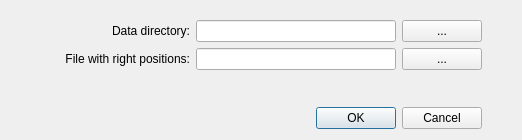
<?xml version="1.0" encoding="UTF-8"?>
<ui version="4.0">
 <class>TeachInput</class>
 <widget class="QDialog" name="TeachInput">
  <property name="geometry">
   <rect>
    <x>0</x>
    <y>0</y>
    <width>472</width>
    <height>140</height>
   </rect>
  </property>
  <property name="sizePolicy">
   <sizepolicy hsizetype="Preferred" vsizetype="Maximum">
    <horstretch>1</horstretch>
    <verstretch>1</verstretch>
   </sizepolicy>
  </property>
  <property name="windowTitle">
   <string>Train data input</string>
  </property>
  <layout class="QVBoxLayout" name="verticalLayout">
   <property name="leftMargin">
    <number>30</number>
   </property>
   <property name="topMargin">
    <number>20</number>
   </property>
   <property name="rightMargin">
    <number>40</number>
   </property>
   <item>
    <layout class="QGridLayout" name="gridLayout">
     <property name="margin">
      <number>0</number>
     </property>
     <property name="verticalSpacing">
      <number>-1</number>
     </property>
     <item row="3" column="0">
      <widget class="QLabel" name="label">
       <property name="sizePolicy">
        <sizepolicy hsizetype="Minimum" vsizetype="Preferred">
         <horstretch>0</horstretch>
         <verstretch>0</verstretch>
        </sizepolicy>
       </property>
       <property name="minimumSize">
        <size>
         <width>160</width>
         <height>0</height>
        </size>
       </property>
       <property name="text">
        <string>File with right positions:</string>
       </property>
       <property name="alignment">
        <set>Qt::AlignRight|Qt::AlignTrailing|Qt::AlignVCenter</set>
       </property>
      </widget>
     </item>
     <item row="0" column="1">
      <widget class="QLineEdit" name="dirEdit">
       <property name="sizePolicy">
        <sizepolicy hsizetype="Expanding" vsizetype="Fixed">
         <horstretch>0</horstretch>
         <verstretch>0</verstretch>
        </sizepolicy>
       </property>
       <property name="minimumSize">
        <size>
         <width>200</width>
         <height>0</height>
        </size>
       </property>
      </widget>
     </item>
     <item row="0" column="2">
      <widget class="QPushButton" name="dirButton">
       <property name="sizePolicy">
        <sizepolicy hsizetype="Fixed" vsizetype="Fixed">
         <horstretch>0</horstretch>
         <verstretch>0</verstretch>
        </sizepolicy>
       </property>
       <property name="text">
        <string>...</string>
       </property>
      </widget>
     </item>
     <item row="3" column="2">
      <widget class="QPushButton" name="fileButton">
       <property name="sizePolicy">
        <sizepolicy hsizetype="Fixed" vsizetype="Fixed">
         <horstretch>0</horstretch>
         <verstretch>0</verstretch>
        </sizepolicy>
       </property>
       <property name="text">
        <string>...</string>
       </property>
      </widget>
     </item>
     <item row="3" column="1">
      <widget class="QLineEdit" name="fileEdit">
       <property name="minimumSize">
        <size>
         <width>200</width>
         <height>0</height>
        </size>
       </property>
      </widget>
     </item>
     <item row="0" column="0">
      <widget class="QLabel" name="label_2">
       <property name="sizePolicy">
        <sizepolicy hsizetype="Minimum" vsizetype="Preferred">
         <horstretch>0</horstretch>
         <verstretch>0</verstretch>
        </sizepolicy>
       </property>
       <property name="minimumSize">
        <size>
         <width>110</width>
         <height>0</height>
        </size>
       </property>
       <property name="text">
        <string>Data directory:</string>
       </property>
       <property name="alignment">
        <set>Qt::AlignRight|Qt::AlignTrailing|Qt::AlignVCenter</set>
       </property>
      </widget>
     </item>
    </layout>
   </item>
   <item>
    <spacer name="verticalSpacer">
     <property name="orientation">
      <enum>Qt::Vertical</enum>
     </property>
     <property name="sizeHint" stdset="0">
      <size>
       <width>20</width>
       <height>40</height>
      </size>
     </property>
    </spacer>
   </item>
   <item>
    <widget class="QDialogButtonBox" name="buttonBox">
     <property name="orientation">
      <enum>Qt::Horizontal</enum>
     </property>
     <property name="standardButtons">
      <set>QDialogButtonBox::Cancel|QDialogButtonBox::Ok</set>
     </property>
    </widget>
   </item>
  </layout>
 </widget>
 <resources/>
 <connections>
  <connection>
   <sender>buttonBox</sender>
   <signal>accepted()</signal>
   <receiver>TeachInput</receiver>
   <slot>accept()</slot>
   <hints>
    <hint type="sourcelabel">
     <x>248</x>
     <y>254</y>
    </hint>
    <hint type="destinationlabel">
     <x>157</x>
     <y>274</y>
    </hint>
   </hints>
  </connection>
  <connection>
   <sender>buttonBox</sender>
   <signal>rejected()</signal>
   <receiver>TeachInput</receiver>
   <slot>reject()</slot>
   <hints>
    <hint type="sourcelabel">
     <x>316</x>
     <y>260</y>
    </hint>
    <hint type="destinationlabel">
     <x>286</x>
     <y>274</y>
    </hint>
   </hints>
  </connection>
 </connections>
</ui>
